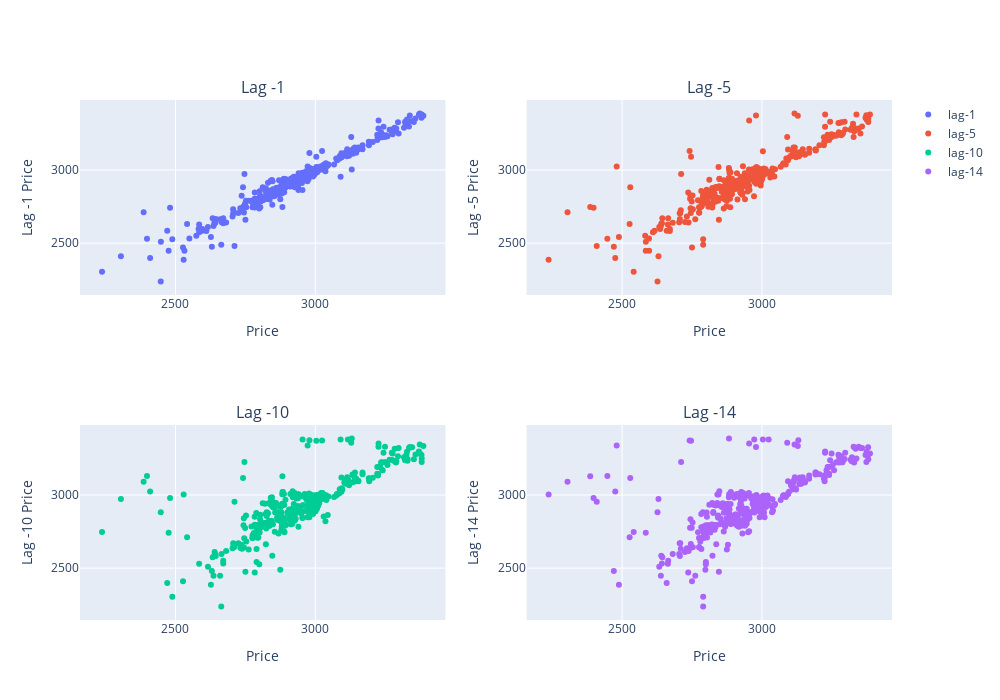

The notebook cell this image was saved under:
### Code cell
fig = make_subplots(rows=2, cols=2, subplot_titles=("Lag -1", "Lag -5", "Lag -10", "Lag -14"))
df1 = pd.concat([snp_trends[['Price']], snp_trends[['Price']].rename(columns={'Price':'Lag-1'}).shift(1)], axis=1).dropna()
df5 = pd.concat([snp_trends[['Price']], snp_trends[['Price']].rename(columns={'Price':'Lag-5'}).shift(5)], axis=1).dropna()
df10 = pd.concat([snp_trends[['Price']], snp_trends[['Price']].rename(columns={'Price':'Lag-10'}).shift(10)], axis=1).dropna()
df14 = pd.concat([snp_trends[['Price']], snp_trends[['Price']].rename(columns={'Price':'Lag-14'}).shift(14)], axis=1).dropna()

# Add traces
fig.add_trace(
    go.Scatter(x=df1['Price'], y=df1['Lag-1'], mode='markers', name='lag-1'),
    row=1, col=1)
fig.add_trace(
    go.Scatter(x=df5['Price'], y=df5['Lag-5'], mode='markers', name='lag-5'),
    row=1, col=2)
fig.add_trace(
    go.Scatter(x=df10['Price'], y=df10['Lag-10'], mode='markers', name='lag-10'),
    row=2, col=1)
fig.add_trace(
    go.Scatter(x=df14['Price'], y=df14['Lag-14'], mode='markers', name='lag-14'),
    row=2, col=2)

# Update xaxis properties
fig.update_xaxes(title_text="Price", row=1, col=1)
fig.update_xaxes(title_text="Price", row=1, col=2)
fig.update_xaxes(title_text="Price", row=2, col=1)
fig.update_xaxes(title_text="Price", row=2, col=2)

# Update yaxis properties
fig.update_yaxes(title_text="Lag -1 Price ", row=1, col=1)
fig.update_yaxes(title_text="Lag -5 Price ", row=1, col=2)
fig.update_yaxes(title_text="Lag -10 Price ", row=2, col=1)
fig.update_yaxes(title_text="Lag -14 Price ", row=2, col=2)


fig.update_layout(height=700, width=1000)
fig.show()
pio.write_html(fig, file='../figs/scatter_snp.html', auto_open=True)

### Figure 1 — Plotly figure (JSON) as saved in the notebook; plotly's stock layout.template omitted (floating-point values rounded to 4 significant figures; data arrays with more than 128 entries replaced by an {"elided": "..."} marker saying what was removed)
{"data": [{"mode": "markers", "name": "lag-1", "type": "scatter", "x": {"elided": "367 float values"}, "xaxis": "x", "y": {"elided": "367 float values"}, "yaxis": "y"}, {"mode": "markers", "name": "lag-5", "type": "scatter", "x": {"elided": "363 float values"}, "xaxis": "x2", "y": {"elided": "363 float values"}, "yaxis": "y2"}, {"mode": "markers", "name": "lag-10", "type": "scatter", "x": {"elided": "358 float values"}, "xaxis": "x3", "y": {"elided": "358 float values"}, "yaxis": "y3"}, {"mode": "markers", "name": "lag-14", "type": "scatter", "x": {"elided": "354 float values"}, "xaxis": "x4", "y": {"elided": "354 float values"}, "yaxis": "y4"}], "layout": {"annotations": [{"font": {"size": 16}, "showarrow": false, "text": "Lag -1", "x": 0.225, "xanchor": "center", "xref": "paper", "y": 1, "yanchor": "bottom", "yref": "paper"}, {"font": {"size": 16}, "showarrow": false, "text": "Lag -5", "x": 0.775, "xanchor": "center", "xref": "paper", "y": 1, "yanchor": "bottom", "yref": "paper"}, {"font": {"size": 16}, "showarrow": false, "text": "Lag -10", "x": 0.225, "xanchor": "center", "xref": "paper", "y": 0.375, "yanchor": "bottom", "yref": "paper"}, {"font": {"size": 16}, "showarrow": false, "text": "Lag -14", "x": 0.775, "xanchor": "center", "xref": "paper", "y": 0.375, "yanchor": "bottom", "yref": "paper"}], "height": 700, "width": 1000, "xaxis": {"anchor": "y", "domain": [0, 0.45], "title": {"text": "Price"}}, "xaxis2": {"anchor": "y2", "domain": [0.55, 1], "title": {"text": "Price"}}, "xaxis3": {"anchor": "y3", "domain": [0, 0.45], "title": {"text": "Price"}}, "xaxis4": {"anchor": "y4", "domain": [0.55, 1], "title": {"text": "Price"}}, "yaxis": {"anchor": "x", "domain": [0.625, 1], "title": {"text": "Lag -1 Price "}}, "yaxis2": {"anchor": "x2", "domain": [0.625, 1], "title": {"text": "Lag -5 Price "}}, "yaxis3": {"anchor": "x3", "domain": [0, 0.375], "title": {"text": "Lag -10 Price "}}, "yaxis4": {"anchor": "x4", "domain": [0, 0.375], "title": {"text": "Lag -14 Price "}}}}
